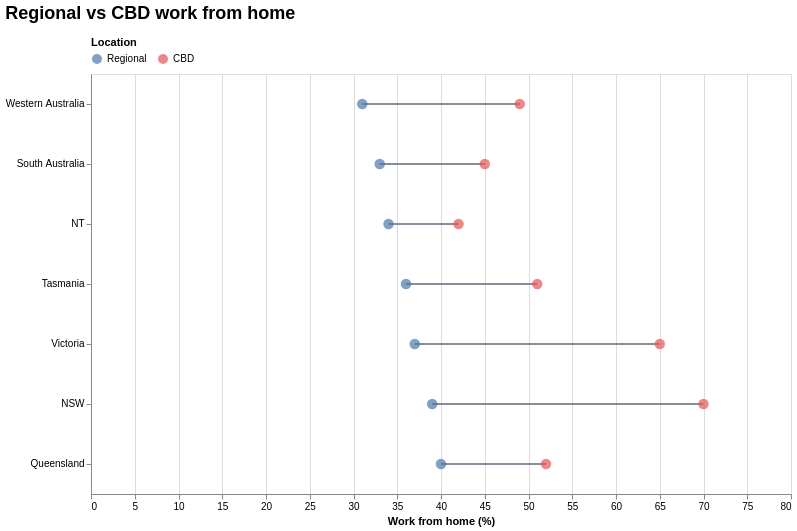

Vega-Lite specification for this chart:
### Vega-Lite specification from a JSON file in a GitHub repository (floating-point values rounded to 4 significant figures)
{"$schema": "https://vega.github.io/schema/vega-lite/v5.json", "title": {"text": "Regional vs CBD work from home", "fontSize": 18, "anchor": "start", "dy": -10}, "width": 700, "height": 420, "layer": [{"data": {"values": [{"state": "Queensland", "regional_wfh": 40, "cbd_wfh": 52}, {"state": "NSW", "regional_wfh": 39, "cbd_wfh": 70}, {"state": "Victoria", "regional_wfh": 37, "cbd_wfh": 65}, {"state": "Tasmania", "regional_wfh": 36, "cbd_wfh": 51}, {"state": "NT", "regional_wfh": 34, "cbd_wfh": 42}, {"state": "South Australia", "regional_wfh": 33, "cbd_wfh": 45}, {"state": "Western Australia", "regional_wfh": 31, "cbd_wfh": 49}]}, "mark": {"type": "rule", "stroke": "#6b7280", "strokeWidth": 2, "opacity": 0.8}, "encoding": {"x": {"field": "regional_wfh", "type": "quantitative"}, "x2": {"field": "cbd_wfh", "type": "quantitative"}, "y": {"field": "state", "type": "nominal", "sort": ["Western Australia", "South Australia", "NT", "Tasmania", "Victoria", "NSW", "Queensland"], "title": null}}}, {"data": {"values": [{"state": "Queensland", "value": 40}, {"state": "NSW", "value": 39}, {"state": "Victoria", "value": 37}, {"state": "Tasmania", "value": 36}, {"state": "NT", "value": 34}, {"state": "South Australia", "value": 33}, {"state": "Western Australia", "value": 31}]}, "transform": [{"calculate": "'Regional'", "as": "series"}], "mark": {"type": "circle", "size": 110, "strokeWidth": 1.5}, "encoding": {"x": {"field": "value", "type": "quantitative"}, "y": {"field": "state", "type": "nominal", "sort": ["Western Australia", "South Australia", "NT", "Tasmania", "Victoria", "NSW", "Queensland"], "title": null}, "color": {"field": "series", "type": "nominal", "title": "Location", "scale": {"domain": ["Regional", "CBD"], "range": ["#4c78a8", "#e45756"]}, "legend": {"orient": "top", "direction": "horizontal", "titleFontSize": 11, "labelFontSize": 10, "offset": 10}}, "tooltip": [{"field": "state", "type": "nominal", "title": "Region"}, {"field": "value", "type": "quantitative", "title": "Regional WFH (%)", "format": ".0f"}]}}, {"data": {"values": [{"state": "Queensland", "value": 52}, {"state": "NSW", "value": 70}, {"state": "Victoria", "value": 65}, {"state": "Tasmania", "value": 51}, {"state": "NT", "value": 42}, {"state": "South Australia", "value": 45}, {"state": "Western Australia", "value": 49}]}, "transform": [{"calculate": "'CBD'", "as": "series"}], "mark": {"type": "circle", "size": 110, "strokeWidth": 1.5}, "encoding": {"x": {"field": "value", "type": "quantitative"}, "y": {"field": "state", "type": "nominal", "sort": ["Western Australia", "South Australia", "NT", "Tasmania", "Victoria", "NSW", "Queensland"], "title": null}, "color": {"field": "series", "type": "nominal", "title": "Location", "scale": {"domain": ["Regional", "CBD"], "range": ["#4c78a8", "#e45756"]}, "legend": null}, "tooltip": [{"field": "state", "type": "nominal", "title": "State"}, {"field": "value", "type": "quantitative", "title": "CBD WFH (%)", "format": ".0f"}]}}], "encoding": {"x": {"field": "value", "type": "quantitative", "title": "Work from home (%)", "scale": {"domain": [0, 80]}}}, "config": {"axis": {"labelFontSize": 10, "titleFontSize": 11}, "legend": {"labelFontSize": 10, "titleFontSize": 11}}}
